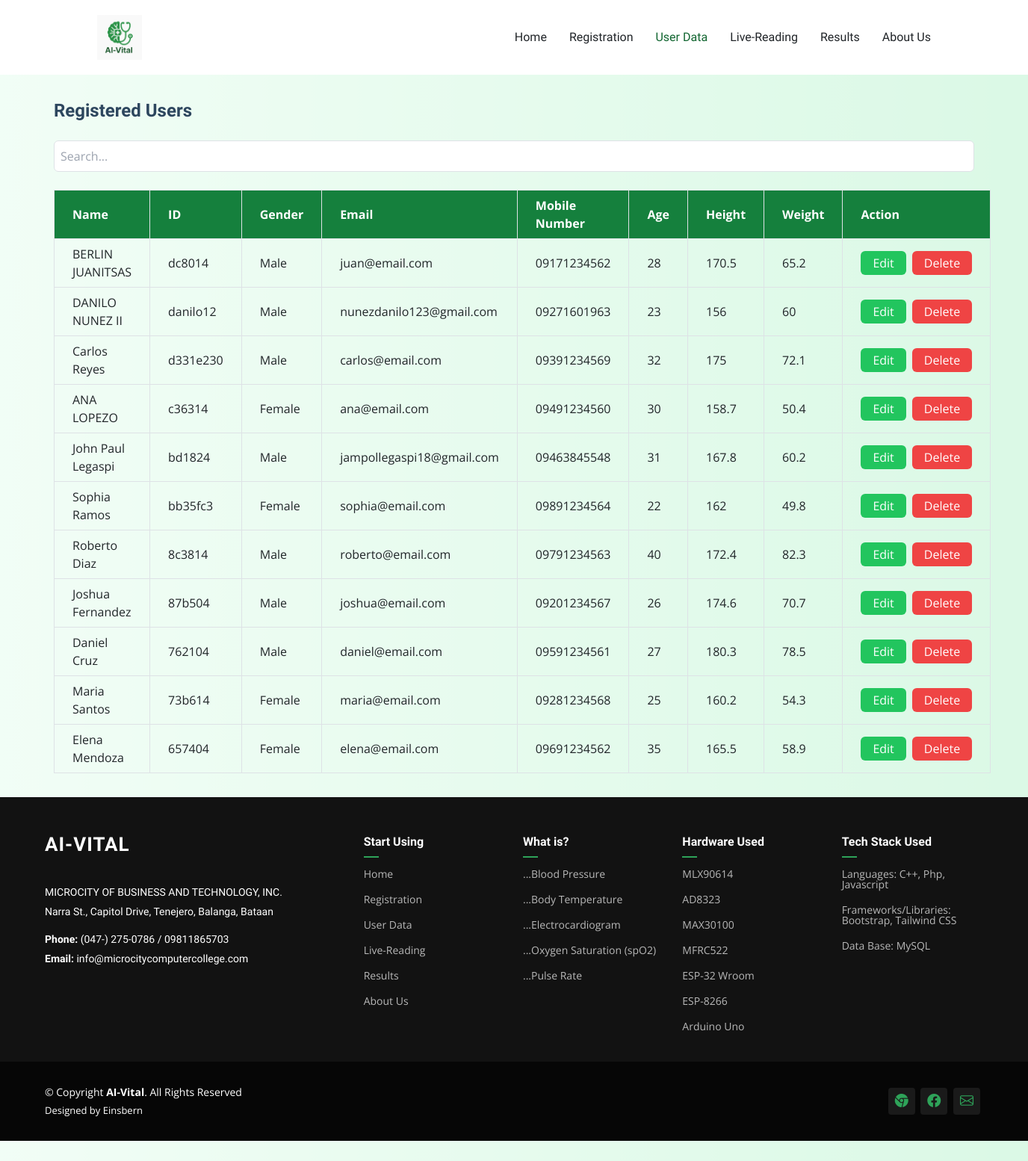
/userdata2.php, run on the app's committed database.
### tables this page shows
CREATE TABLE `health_diagnostics` (
  `id` varchar(20) NOT NULL,
  `name` varchar(255) DEFAULT NULL,
  `gender` enum('Male','Female','Other') DEFAULT NULL,
  `email` varchar(255) DEFAULT NULL,
  `mobile` varchar(20) DEFAULT NULL,
  `age` int(11) DEFAULT NULL,
  `height` float DEFAULT NULL,
  `weight` float DEFAULT NULL
);

### userdata2.php (the view, shortened to what this page needs)
<!DOCTYPE html>
<html lang="en">
<head>
    <link href="vendor/bootstrap/css/bootstrap.min.css" rel="stylesheet">
    <link href="vendor/bootstrap-icons/bootstrap-icons.css" rel="stylesheet">
    <link href="vendor/aos/aos.css" rel="stylesheet">
    <link href="vendor/swiper/swiper-bundle.min.css" rel="stylesheet">
    <link href="vendor/glightbox/css/glightbox.min.css" rel="stylesheet">
    <link href="css/main.css" rel="stylesheet">
    <script src="https://cdn.tailwindcss.com"></script>
</head>
<body class="bg-gradient-to-r from-green-200 to-green-400 min-h-screen flex flex-col">
    <div class="bg-overlay min-h-screen">
    <header id="header" class="header d-flex align-items-center position-relative">
        <div class="container-fluid container-xl position-relative d-flex align-items-center justify-content-between">
            <a href="index.php" class="logo d-flex align-items-center">
                <img src="img/logo.png" alt="AI Vital">
            </a>
            <nav id="navmenu" class="navmenu">
                <ul>
                    <li><a href="index.php">Home</a></li>
                    <li><a href="registration2.php">Registration</a></li>
                    <li><a href="userdata2.php" class="active">User Data</a></li>
                    <li><a href="live reading.php">Live-Reading</a></li>
                    <li><a href="results2.php">Results</a></li>
                    <li><a href="about.php">About Us</a></li>
                </ul>
            </nav>
        </div>
    </header>
    <div class="container mx-auto px-4 py-8">
        <h2 class="text-2xl font-bold mb-4">Registered Users</h2>
        <div class="mb-4">
            <input type="text" id="searchInput" placeholder="Search..." class="w-full p-2 border rounded">
        </div>
        <table class="table-auto w-full border-collapse border border-gray-300">
            <thead>
                <tr class="bg-green-700 text-white">
                    <th class="border border-gray-300 px-4 py-2">Name</th>
                    <th class="border border-gray-300 px-4 py-2">ID</th>
                    <th class="border border-gray-300 px-4 py-2">Gender</th>
                    <th class="border border-gray-300 px-4 py-2">Email</th>
                    <th class="border border-gray-300 px-4 py-2">Mobile Number</th>
                    <th class="border border-gray-300 px-4 py-2">Age</th>
                    <th class="border border-gray-300 px-4 py-2">Height</th>
                    <th class="border border-gray-300 px-4 py-2">Weight</th>
                    <th class="border border-gray-300 px-4 py-2">Action</th>
                </tr>
            </thead>
            <tbody>
                <?php
                $pdo = Database::connect();
                $sql = 'SELECT * FROM health_diagnostics ORDER BY id DESC';
                foreach ($pdo->query($sql) as $row) {
                    echo '<tr id="row-' . htmlspecialchars($row['id']) . '">';
                    echo '<td class="border border-gray-300 px-4 py-2">'. htmlspecialchars($row['name']) . '</td>';
                    echo '<td class="border border-gray-300 px-4 py-2">'. htmlspecialchars($row['id']) . '</td>';
                    echo '<td class="border border-gray-300 px-4 py-2">'. htmlspecialchars($row['gender']) . '</td>';
                    echo '<td class="border border-gray-300 px-4 py-2">'. htmlspecialchars($row['email']) . '</td>';
                    echo '<td class="border border-gray-300 px-4 py-2">'. htmlspecialchars($row['mobile']) . '</td>';
                    echo '<td class="border border-gray-300 px-4 py-2">'. htmlspecialchars($row['age']) . '</td>';
                    echo '<td class="border border-gray-300 px-4 py-2">'. htmlspecialchars($row['height']) . '</td>';
                    echo '<td class="border border-gray-300 px-4 py-2">'. htmlspecialchars($row['weight']) . '</td>';
                    echo '<td class="border border-gray-300 px-4 py-2">
                            <div class="flex space-x-2">
                                <a class="bg-green-500 text-white px-3 py-1 rounded" href="user data edit page.php?id='.htmlspecialchars($row['id']).'">Edit</a>
                                <button class="bg-red-500 text-white px-3 py-1 rounded" onclick="deleteUser(\''.htmlspecialchars($row['id']).'\')">Delete</button>
                            </div>
                          </td>';
                    echo '</tr>';
                }
                ?>
            </tbody>
        </table>
    </div>
    <footer id="footer" class="footer dark-background" style="margin-bottom: 60px;">
        <div class="footer-top">
            <div class="container">
                <div class="row gy-4">
                    <div class="col-lg-4 col-md-6 footer-about">
                        <a href="index.php" class="logo d-flex align-items-center">
                            <span class="sitename">AI-VITAL</span>
                        </a>
                        <div class="footer-contact pt-3">
                            <p>MICROCITY OF BUSINESS AND TECHNOLOGY, INC.</p>
                            <p>Narra St., Capitol Drive, Tenejero, Balanga, Bataan </p>
                            <p class="mt-3"><strong>Phone:</strong> <span>(047-) 275-0786 / 09811865703</span></p>
                            <p><strong>Email:</strong> <span>info@microcitycomputercollege.com</span></p>
                        </div>
                    </div>
                    <div class="col-lg-2 col-md-3 footer-links">
                        <h4>Start Using </h4>
                        <ul>
                            <li><a href="index.php">Home</a></li>
                            <li><a href="registration2.php">Registration</a></li>
                            <li><a href="userdata2.php">User Data</a></li>
                            <li><a href="live reading.php">Live-Reading</a></li>
                            <li><a href="results2.php">Results</a></li>
                            <li><a href="about.php">About Us</a></li>
                        </ul>
                    </div>
                    <div class="col-lg-2 col-md-3 footer-links">
                        <h4>What is?</h4>
                        <ul>
                            <li><a href="https://en.wikipedia.org/wiki/Blood_pressure" target="_blank">...Blood Pressure</a></li>
                            <li><a href="https://en.wikipedia.org/wiki/Human_body_temperature" target="_blank">...Body Temperature</a></li>
                            <li><a href="https://en.wikipedia.org/wiki/Electrocardiography" target="_blank">...Electrocardiogram</a></li>
                            <li><a href="https://en.wikipedia.org/wiki/Oxygen_saturation_(medicine)" target="_blank">...Oxygen Saturation (spO2)</a></li>
                            <li><a href="https://en.wikipedia.org/wiki/Pulse" target="_blank">...Pulse Rate</a></li>
                        </ul>
                    </div>
                    <div class="col-lg-2 col-md-3 footer-links">
                        <h4>Hardware Used</h4>
                        <ul>
                            <li><a href="#">MLX90614</a></li>
                            <li><a href="#">AD8323</a></li>
                            <li><a href="#">MAX30100</a></li>
                            <li><a href="#">MFRC522</a></li>
                            <li><a href="#">ESP-32 Wroom</a></li>
                            <li><a href="#">ESP-8266 </a></li>
                            <li><a href="#">Arduino Uno</a></li>
                        </ul>
                    </div>
                    <div class="col-lg-2 col-md-3 footer-links">
                        <h4>Tech Stack Used</h4>
                        <ul>
                            <li><a href="#">Languages: C++, Php, Javascript</a></li>
                            <li><a href="#">Frameworks/Libraries: Bootstrap, Tailwind CSS</a></li>
                            <li><a href="#">Data Base: MySQL</a></li>
                        </ul>
                    </div>
                </div>
            </div>
        </div>
        <div class="copyright text-center">
            <div class="container d-flex flex-column flex-lg-row justify-content-center justify-content-lg-between align-items-center">
                <div class="d-flex flex-column align-items-center align-items-lg-start">
                    <div>
                        © Copyright <strong><span>AI-Vital</span></strong>. All Rights Reserved
                    </div>
                    <div class="credits">
                        Designed by Einsbern</a>
                    </div>
                </div>
                <div class="social-links order-first order-lg-last mb-3 mb-lg-0">
                    <a href="https://www.microcitycollege.com/" target="_blank"><i class="bi bi-browser-chrome"></i></a>
                    <a href="https://www.facebook.com/microcity.balanga" target="_blank"><i class="bi bi-facebook"></i></a>
                    <a href="mailto:einsbernsystem@gmail.com?subject=Send%20Feedback%20to%20Developer"><i class="bi bi-envelope"></i></a>
                </div>
            </div>
        </div>
    </footer>
</body>
</html>

### css/main.css (style rules this page uses)
:root { --default-font: "Open Sans", system-ui, -apple-system, "Segoe UI", Roboto, "Helvetica Neue", Arial, "Noto Sans", "Liberation Sans", sans-serif, "Apple Color Emoji", "Segoe UI Emoji", "Segoe UI Symbol", "Noto Color Emoji"; --heading-font: "Marcellus", sans-serif; --nav-font: "Marcellus", sans-serif; }
:root { --background-color: #ffffff; --default-color: #212529; --heading-color: #2d465e; --accent-color: #116530; --surface-color: #ffffff; --contrast-color: #ffffff; }
:root { --nav-color: #212529; --nav-hover-color: #116530; --nav-mobile-background-color: #ffffff; --nav-dropdown-background-color: #ffffff; --nav-dropdown-color: #212529; --nav-dropdown-hover-color: #116530; }
.dark-background { --background-color: #060606; --default-color: #ffffff; --heading-color: #ffffff; --accent-color: #2ea359; --surface-color: #252525; --contrast-color: #ffffff; }
:root { scroll-behavior: smooth; }
body { color: var(--default-color); background-color: var(--background-color); font-family: var(--default-font); }
a { color: var(--accent-color); text-decoration: none; transition: 0.3s; }
h1, h2, h3, h4, h5, h6 { color: var(--heading-color); font-family: var(--heading-font); }
.header { color: var(--default-color); background-color: var(--background-color); padding: 20px 0; transition: all 0.5s; z-index: 997; }
.header .logo { line-height: 1; }
.header .logo img { max-height: 60px; margin-right: 8px; }
@media (min-width: 1200px) { .navmenu { padding: 0; } }
@media (min-width: 1200px) { .navmenu ul { margin: 0; padding: 0; display: flex; list-style: none; align-items: center; } }
@media (min-width: 1200px) { .navmenu li { position: relative; } }
@media (min-width: 1200px) { .navmenu a, .navmenu a:focus { color: var(--nav-color); padding: 18px 15px; font-size: 16px; font-family: var(--nav-font); font-weight: 400; display: flex; align-items: center; justify-content: space-between; white-space: nowrap; transition: 0.3s; } }
@media (min-width: 1200px) { .navmenu li:last-child a { padding-right: 0; } }
@media (min-width: 1200px) { .navmenu li:hover>a, .navmenu .active, .navmenu .active:focus { color: var(--nav-hover-color); } }
.footer { color: var(--default-color); background-color: var(--background-color); font-size: 14px; position: relative; }
.footer .footer-top { background-color: color-mix(in srgb, var(--background-color), white 5%); padding-top: 50px; }
.footer .footer-about .logo { line-height: 1; margin-bottom: 25px; }
.footer .footer-about .logo span { color: var(--heading-color); font-family: var(--heading-font); font-size: 26px; font-weight: 700; letter-spacing: 1px; }
.footer .footer-about p { font-size: 14px; font-family: var(--heading-font); }
.footer h4 { font-size: 16px; font-weight: 600; position: relative; padding-bottom: 12px; margin-bottom: 15px; }
.footer h4::after { content: ""; position: absolute; display: block; width: 20px; height: 2px; background: var(--accent-color); bottom: 0; left: 0; }
.footer .footer-links { margin-bottom: 30px; }
.footer .footer-links ul { list-style: none; padding: 0; margin: 0; }
.footer .footer-links ul li { padding: 10px 0; display: flex; align-items: center; }
.footer .footer-links ul li:first-child { padding-top: 0; }
.footer .footer-links ul a { color: color-mix(in srgb, var(--default-color), transparent 30%); display: inline-block; line-height: 1; }
.footer .footer-contact p { margin-bottom: 5px; }
.footer .copyright { padding: 30px 0; }
.footer .credits { margin-top: 5px; font-size: 13px; }
.footer .social-links a { font-size: 18px; display: inline-block; background: color-mix(in srgb, var(--default-color), transparent 92%); color: var(--accent-color); line-height: 1; padding: 8px 0; margin-right: 4px; border-radius: 4px; text-align: center; width: 36px; height: 36px; transition: 0.3s; }

### userdata2.php (style rules this page uses)
body { background: url('microcity.jpg') no-repeat center center fixed; background-size: cover; }
.bg-overlay { background-color: rgba(255, 255, 255, 0.8); }

### data on the page
health_diagnostics: name "BERLIN JUANITSAS", id "dc8014", gender "Male", email "juan@email.com", mobile "09171234562", age "28", height "170.5", weight "65.2"
health_diagnostics: name "DANILO NUNEZ II", id "danilo12", gender "Male", email "nunezdanilo123@gmail.com", mobile "09271601963", age "23", height "156", weight "60"
health_diagnostics: name "Carlos Reyes", id "d331e230", gender "Male", email "carlos@email.com", mobile "09391234569", age "32", height "175", weight "72.1"
health_diagnostics: name "ANA LOPEZO", id "c36314", gender "Female", email "ana@email.com", mobile "09491234560", age "30", height "158.7", weight "50.4"
health_diagnostics: name "John Paul Legaspi", id "bd1824", gender "Male", email "jampollegaspi18@gmail.com", mobile "09463845548", age "31", height "167.8", weight "60.2"
health_diagnostics: name "Sophia Ramos", id "bb35fc3", gender "Female", email "sophia@email.com", mobile "09891234564", age "22", height "162", weight "49.8"
health_diagnostics: name "Roberto Diaz", id "8c3814", gender "Male", email "roberto@email.com", mobile "09791234563", age "40", height "172.4", weight "82.3"
health_diagnostics: name "Joshua Fernandez", id "87b504", gender "Male", email "joshua@email.com", mobile "09201234567", age "26", height "174.6", weight "70.7"
health_diagnostics: name "Daniel Cruz", id "762104", gender "Male", email "daniel@email.com", mobile "09591234561", age "27", height "180.3", weight "78.5"
health_diagnostics: name "Maria Santos", id "73b614", gender "Female", email "maria@email.com", mobile "09281234568", age "25", height "160.2", weight "54.3"
health_diagnostics: name "Elena Mendoza", id "657404", gender "Female", email "elena@email.com", mobile "09691234562", age "35", height "165.5", weight "58.9"
